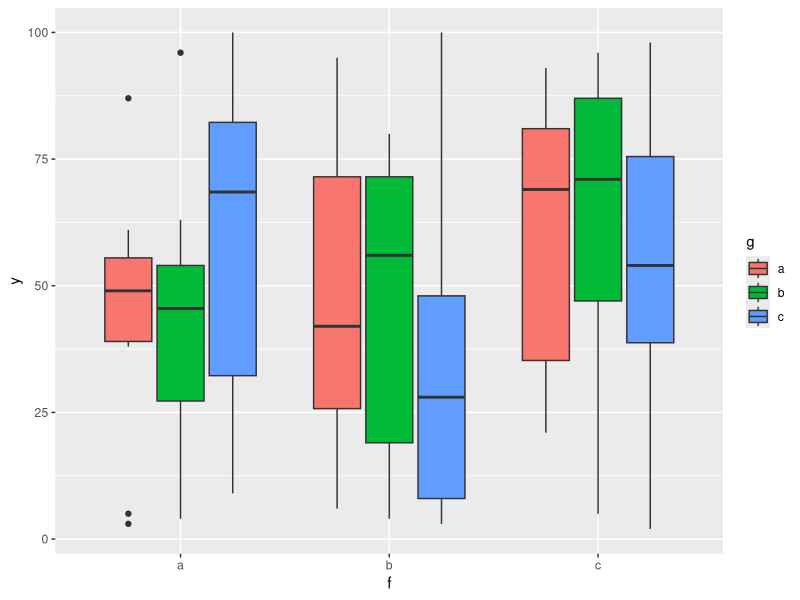
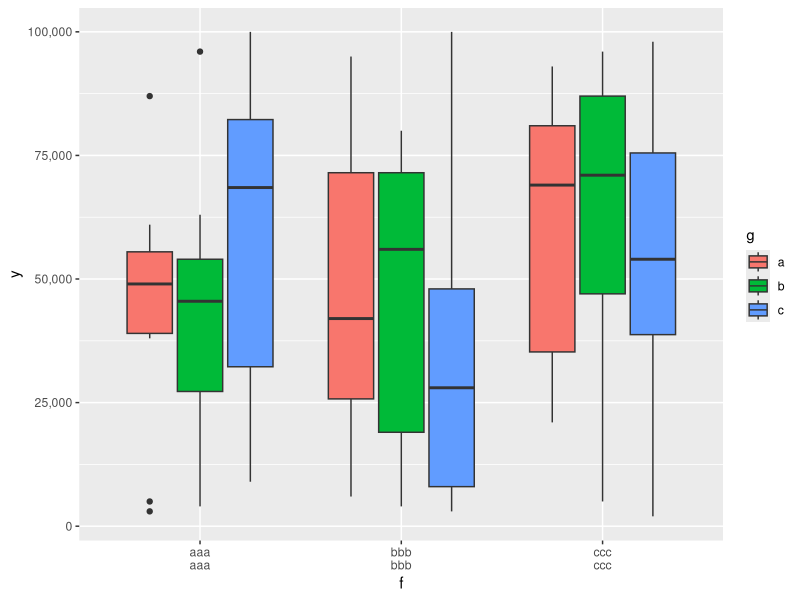
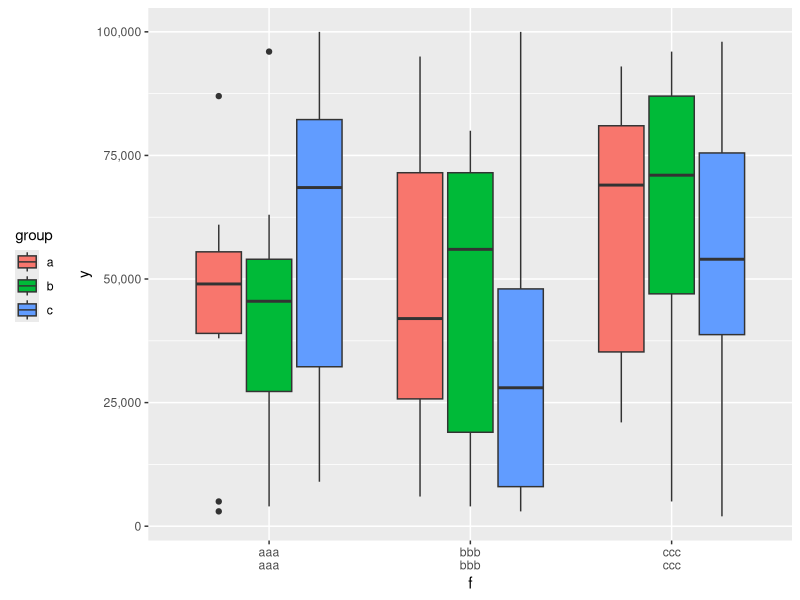
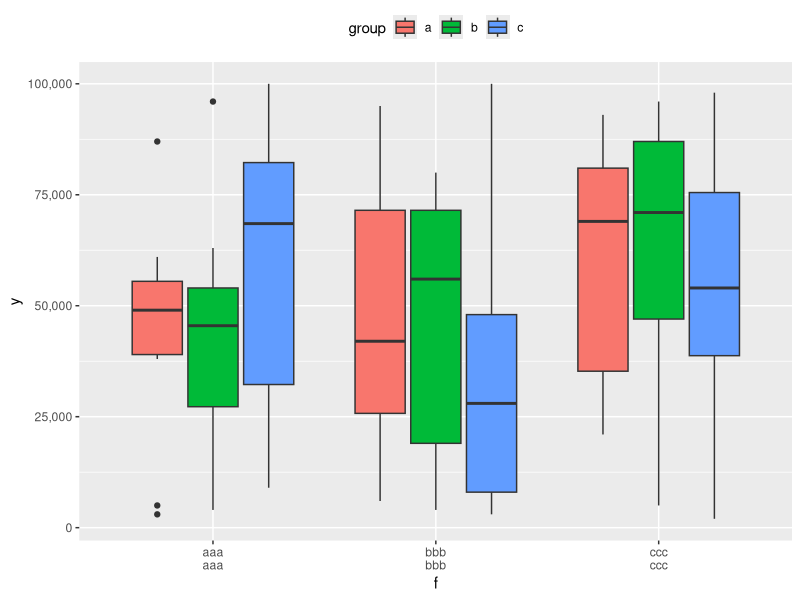
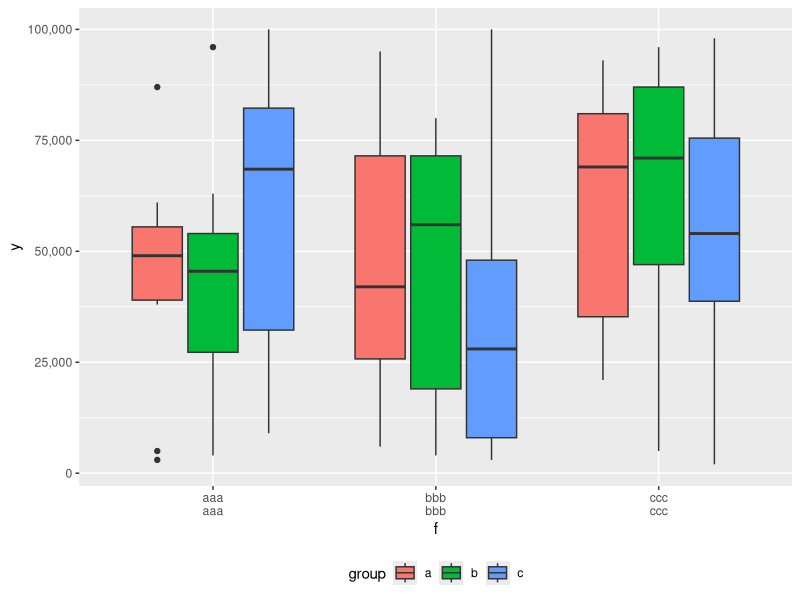
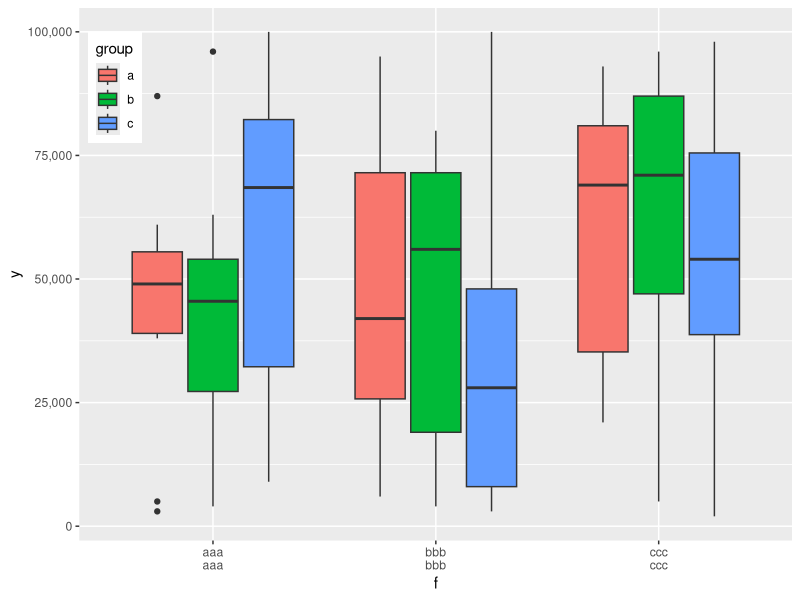
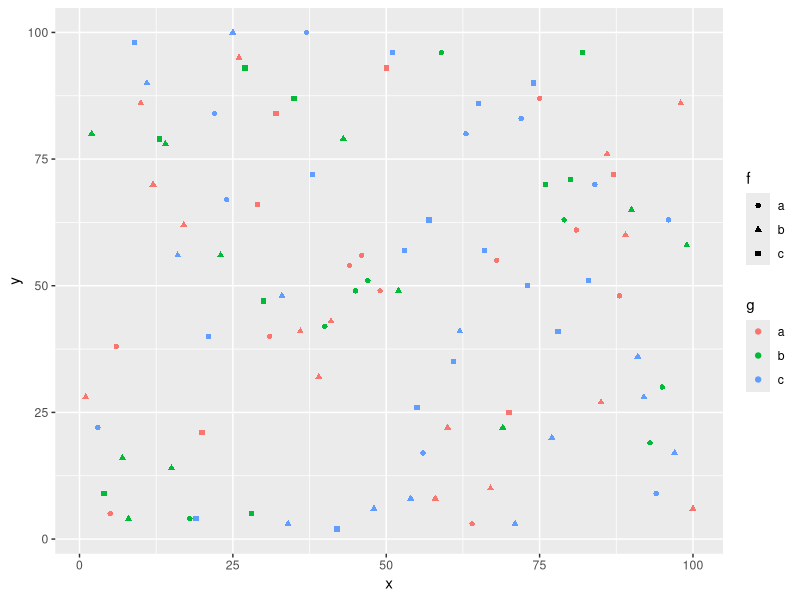
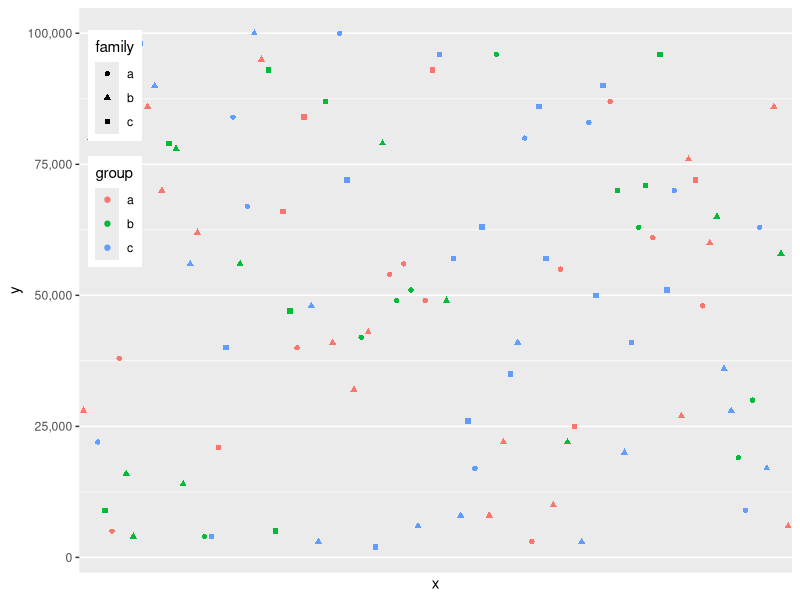

The R source for these figures, in order:
# Data

x <- 1:100
y <- sample(1:100, 100, replace=T, set.seed(1234))
f <- sample(factor(c("a", "b", "c")), 100, replace=T, set.seed(1234))
g <- sample(factor(c("a", "b", "c")), 100, replace=T, set.seed(4321))

(df <- data.frame(x, y, f, g))

library(ggplot2)

# Scale

ggplot(df, aes(x=f, y=y, fill=g)) +
  geom_boxplot()

ggplot(df, aes(x=f, y=y, fill=g)) +
  geom_boxplot() +
  scale_x_discrete(breaks=c("a", "b", "c"),
                   labels=c("aaa\naaa", "bbb\nbbb", "ccc\nccc")) +
  scale_y_continuous(breaks=c(0, 25, 50, 75, 100),
                     labels=c("0", "25,000", "50,000", "75,000", "100,000"))

ggplot(df, aes(x=f, y=y, fill=g)) +
  geom_boxplot() +
  scale_x_discrete(breaks=c("a", "b", "c"),
                   labels=c("aaa\naaa", "bbb\nbbb", "ccc\nccc")) +
  scale_y_continuous(breaks=c(0, 25, 50, 75, 100),
                     labels=c("0", "25,000", "50,000", "75,000", "100,000")) +
  scale_fill_discrete(name="group") +
  theme(legend.position="left")

ggplot(df, aes(x=f, y=y, fill=g)) +
  geom_boxplot() +
  scale_x_discrete(breaks=c("a", "b", "c"),
                   labels=c("aaa\naaa", "bbb\nbbb", "ccc\nccc")) +
  scale_y_continuous(breaks=c(0, 25, 50, 75, 100),
                     labels=c("0", "25,000", "50,000", "75,000", "100,000")) +
  scale_fill_discrete(name="group") +
  theme(legend.position="top")

ggplot(df, aes(x=f, y=y, fill=g)) +
  geom_boxplot() +
  scale_x_discrete(breaks=c("a", "b", "c"),
                   labels=c("aaa\naaa", "bbb\nbbb", "ccc\nccc")) +
  scale_y_continuous(breaks=c(0, 25, 50, 75, 100),
                     labels=c("0", "25,000", "50,000", "75,000", "100,000")) +
  scale_fill_discrete(name="group") +
  theme(legend.position="bottom")

ggplot(df, aes(x=f, y=y, fill=g)) +
  geom_boxplot() +
  scale_x_discrete(breaks=c("a", "b", "c"),
                   labels=c("aaa\naaa", "bbb\nbbb", "ccc\nccc")) +
  scale_y_continuous(breaks=c(0, 25, 50, 75, 100),
                     labels=c("0", "25,000", "50,000", "75,000", "100,000")) +
  scale_fill_discrete(name="group") +
  theme(legend.position=c(.05, .85))

ggplot(df, aes(x=x, y=y, shape=f, color=g)) +
  geom_point()

ggplot(df, aes(x=x, y=y, shape=f, color=g)) +
  geom_point() +
  scale_x_discrete(breaks=c("a", "b", "c"),
                   labels=c("aaa\naaa", "bbb\nbbb", "ccc\nccc")) +
  scale_y_continuous(breaks=c(0, 25, 50, 75, 100),
                     labels=c("0", "25,000", "50,000", "75,000", "100,000")) +
  scale_shape_discrete(name="family") +
  scale_color_discrete(name="group") +
  theme(legend.position=c(.05, .75))

# Arrange

g1 <- ggplot(df, aes(x=x, y=y)) +
  geom_point()

g2 <- ggplot(df, aes(x=f, y=y)) +
  geom_boxplot()

g3 <- ggplot(df, aes(x=y, fill=g)) +
  geom_histogram()

g4 <- ggplot(df, aes(x=x, y=y)) +
  geom_line()

library(gridExtra)

grid.arrange(g1, g2, g3, g4, nrow=2)

rm(list=ls())
